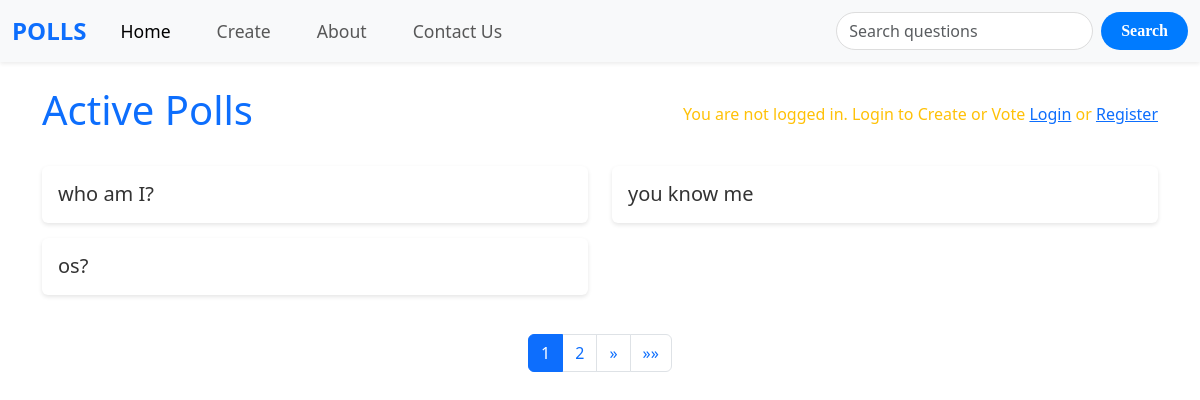
/, run on an earlier commit of the app's database.
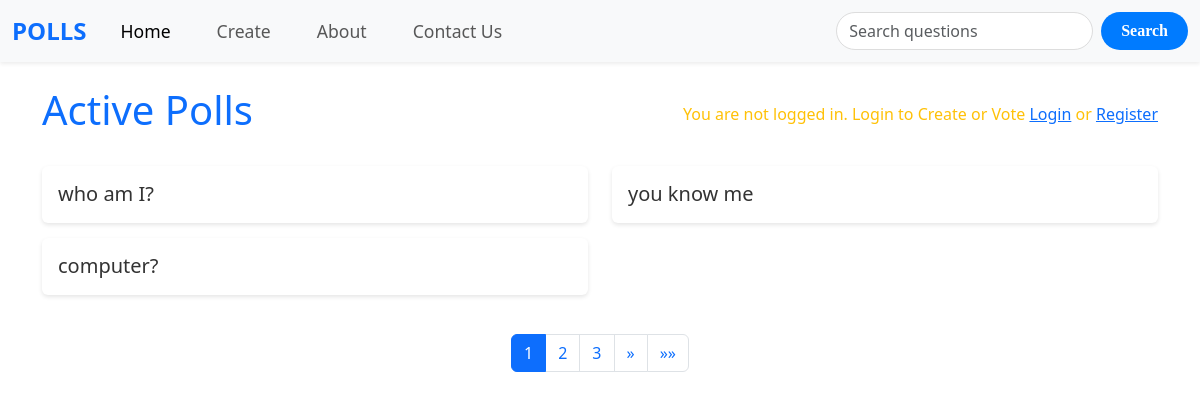
And on a later commit of the database.
### polls/models.py (models this page shows, shortened)
class question(models.Model):
    question_text = models.CharField(max_length=300)
    publication_date = models.DateField("data published")

### polls/views.py (the view)
# urls.py: path("", views.IndexView.as_view(), name="index"),
class IndexView(generic.ListView):
    template_name = "polls/index.html"
    context_object_name = "questions_sorted_as_latest"
    paginate_by = 3
    def get_queryset(self):
        return question.objects.filter(publication_date__lte=timezone.now()).order_by('-publication_date')

### polls/templates/polls/index.html (shortened to what this page needs)
<!DOCTYPE html>
<html lang="en">
<head>
    <link href="https://cdn.jsdelivr.net/npm/bootstrap@5.3.0-alpha1/dist/css/bootstrap.min.css" rel="stylesheet">
    {% load static %}
    <link href="{% static 'polls/style.css' %}" rel="stylesheet">
</head>
<body>
<nav class="navbar navbar-expand-lg navbar-light bg-light shadow-sm">
    <div class="container-fluid">
        <a class="navbar-brand" href="{% url 'polls:index' %}">POLLS</a>
        <div class="collapse navbar-collapse" id="navbarNav">
            <div class="navbar-nav me-auto">
                <a class="nav-link active" href="{% url 'polls:index' %}">Home</a>
                    <a class="nav-link" href="{% url 'polls:create' %}">Create</a>
                <a class="nav-link" href="{% url 'polls:about' %}">About</a>
                <a class="nav-link" href="{% url 'polls:contact' %}">Contact Us</a>
            </div>
            <form method="GET" action="{% url 'polls:search' %}" class="d-flex">
                <input class="form-control me-2 custom-search-input" type="search" placeholder="Search questions" aria-label="Search" name="q">
                <button class="btn custom-search-button" type="submit">Search</button>
            </form>
        </div>
    </div>
</nav>
<div class="container mt-4">
    <div class="d-flex justify-content-between align-items-center mb-4">
        <h1 class="text-primary">Active Polls</h1>
        {% if user.is_authenticated %}
            <div class="welcome-message">
                Welcome, {{ user.username }}!
                <form action="{% url 'polls:logout' %}" method="post" class="d-inline">
                    {% csrf_token %}
                    <button type="submit" class="btn btn-link logout-btn">Logout</button>
                </form>
            </div>
        {% else %}
            <p class="text-warning mb-0">You are not logged in. Login to Create or Vote <a href="{% url 'polls:login' %}" class="text-primary">Login</a> or <a href="{% url 'polls:register' %}" class="text-primary">Register</a></p>
        {% endif %}
    </div>
    <div class="row">
        {% if questions_sorted_as_latest %}
            {% for question in questions_sorted_as_latest %}
                <div class="col-md-6">
                    <div class="card poll-card">
                        <div class="card-body">
                            <a href="{% url 'polls:details' question.id %}" class="card-title h5">{{ question.question_text }}</a>
                        </div>
                    </div>
                </div>
            {% endfor %}
        {% else %}
            <p class="text-muted">No polls available.</p>
        {% endif %}
        <nav aria-label="Page navigation" class="mt-4">
            <ul class="pagination justify-content-center">
                {% for num in page_obj.paginator.page_range %}
                    {% if page_obj.number == num %}
                        <li class="page-item active"><a class="page-link" href="?page={{ num }}">{{ num }}</a></li>
                    {% else %}
                        <li class="page-item"><a class="page-link" href="?page={{ num }}">{{ num }}</a></li>
                    {% endif %}
                {% endfor %}
                {% if page_obj.has_next %}
                    <li class="page-item">
                        <a class="page-link" href="?page={{ page_obj.next_page_number }}" aria-label="Next">
                            <span aria-hidden="true">&raquo;</span>
                        </a>
                    </li>
                    <li class="page-item">
                        <a class="page-link" href="?page={{ page_obj.paginator.num_pages }}" aria-label="Last">
                            <span aria-hidden="true">&raquo;&raquo;</span>
                        </a>
                    </li>
                {% endif %}
            </ul>
        </nav>
    </div>
</div>
</body>
</html>

What changed in the data, as far as the page shows it:
no longer on this page (row unchanged): question: question_text "os?"
added question: question_text "computer?"
Also different on the page:
new list line: "3"
